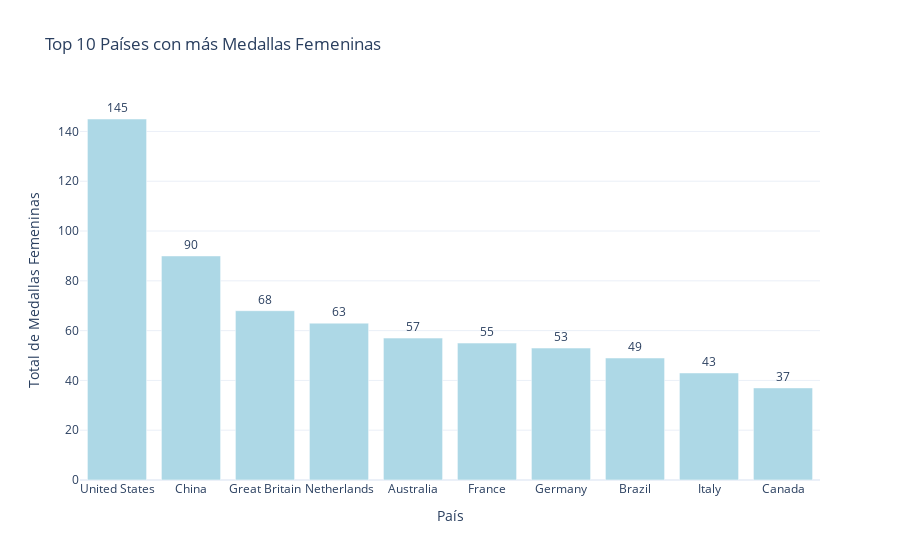

Notebook code cell kept with this figure:
### Code cell
import pandas as pd
import pymysql
from sqlalchemy import create_engine
import getpass  # Para obtener la contraseña sin mostrar la entrada
import plotly.express as px

# Obtener la contraseña de forma segura
password = getpass.getpass(prompt="Introduce la contraseña de MySQL: ")

# Configuración de la base de datos y la conexión
bd = "deportesdb"
connection_string = f'mysql+pymysql://root:{password}@localhost/{bd}'
engine = create_engine(connection_string)

# Consulta SQL
consulta = """
    SELECT a.country, COUNT(m.code) AS total_medallas_femeninas 
    FROM Atletas a 
    JOIN Medalla m ON a.code = m.code 
    WHERE a.gender = 'Female' 
    GROUP BY a.country 
    ORDER BY total_medallas_femeninas DESC 
    LIMIT 10
"""

# Leer la consulta SQL en un DataFrame
df = pd.read_sql(consulta, con=engine)

# Mostrar el DataFrame para verificar los resultados
print(df)

# Crear gráfico de barras interactivo con Plotly
fig = px.bar(df, x='country', y='total_medallas_femeninas', 
             title='Top 10 Países con más Medallas Femeninas',
             labels={'country': 'País', 'total_medallas_femeninas': 'Total de Medallas Femeninas'},
             text='total_medallas_femeninas',  # Mostrar el total de medallas en las barras
             template='plotly_white')

# Ajustar el diseño del gráfico
fig.update_traces(marker_color='lightblue', textposition='outside')
fig.update_layout(xaxis_title='País', yaxis_title='Total de Medallas Femeninas')

# Mostrar el gráfico interactivo
fig.show()

### Figure 1 — Plotly figure (JSON) as saved in the notebook; plotly's stock layout.template omitted (floating-point values rounded to 4 significant figures)
{"data": [{"alignmentgroup": "True", "hovertemplate": "País=%{x}<br>Total de Medallas Femeninas=%{text}<extra></extra>", "legendgroup": "", "marker": {"color": "lightblue", "pattern": {"shape": ""}}, "name": "", "offsetgroup": "", "orientation": "v", "showlegend": false, "text": [145, 90, 68, 63, 57, 55, 53, 49, 43, 37], "textposition": "outside", "type": "bar", "x": ["United States", "China", "Great Britain", "Netherlands", "Australia", "France", "Germany", "Brazil", "Italy", "Canada"], "xaxis": "x", "y": [145, 90, 68, 63, 57, 55, 53, 49, 43, 37], "yaxis": "y"}], "layout": {"barmode": "relative", "legend": {"tracegroupgap": 0}, "title": {"text": "Top 10 Países con más Medallas Femeninas"}, "xaxis": {"anchor": "y", "domain": [0, 1], "title": {"text": "País"}}, "yaxis": {"anchor": "x", "domain": [0, 1], "title": {"text": "Total de Medallas Femeninas"}}}}
